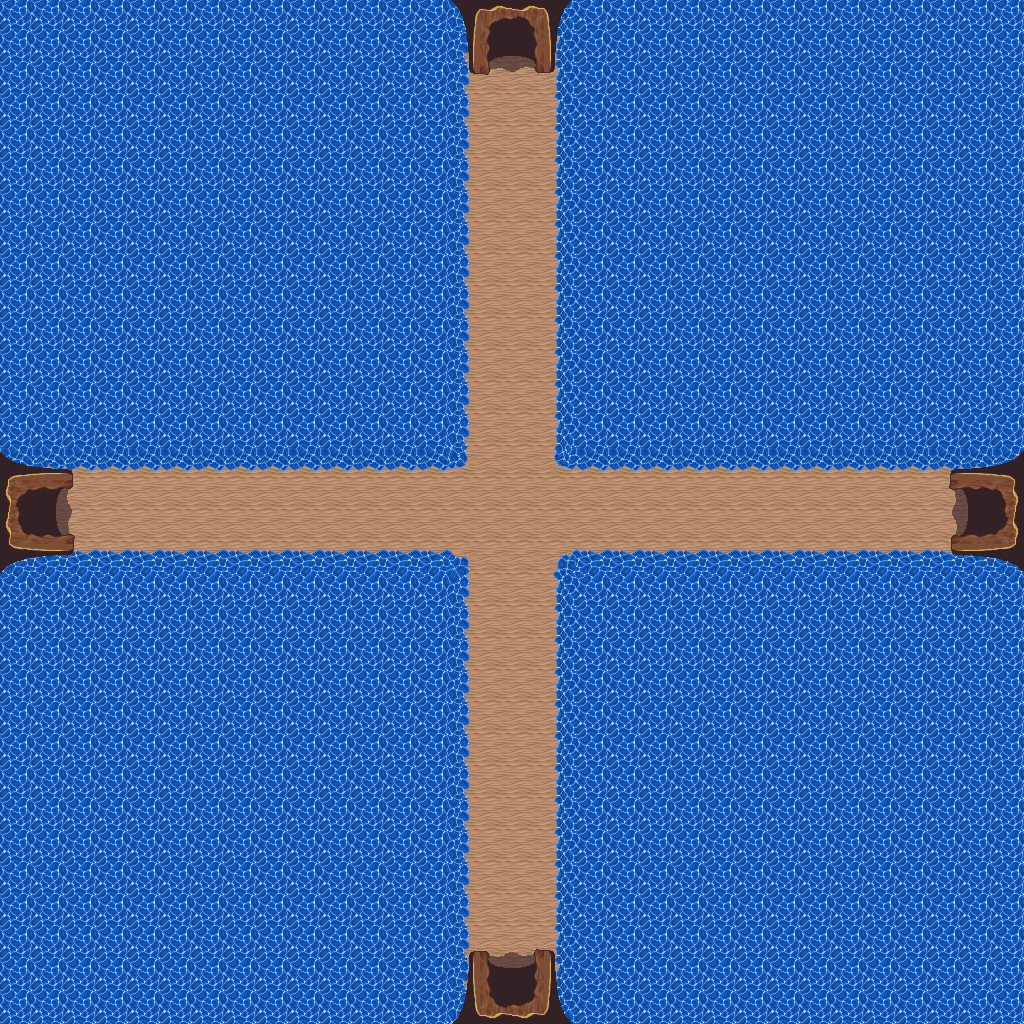

A 2D game scene composited from a Tiled map and its tileset images. What follows is a short description and the map's XML, with each tile layer's data collapsed to a summary:
An orthogonal 32x32 tile map with 32x32 px tiles, 3 tile layers (SandBottom, WaterEdgesMid, PathsTop), 6 tilesets.

<map version="1.4" tiledversion="1.4.3" orientation="orthogonal" renderorder="right-down" width="32" height="32" tilewidth="32" tileheight="32" infinite="0" nextlayerid="4" nextobjectid="1">
 <editorsettings>
  <export target="Map0.json" format="json" />
 </editorsettings>
 <tileset firstgid="1" name="Water" tilewidth="32" tileheight="32" tilecount="9" columns="3">
  <image source="../Tilesets/water_tileset.png" width="96" height="96" />
 </tileset>
 <tileset firstgid="10" name="caveleft" tilewidth="32" tileheight="32" tilecount="12" columns="3">
  <image source="../Tilesets/caveleft.png" width="96" height="128" />
 </tileset>
 <tileset firstgid="22" name="cavebottom" tilewidth="32" tileheight="32" tilecount="12" columns="4">
  <image source="../Tilesets/cavebottom.png" width="128" height="96" />
 </tileset>
 <tileset firstgid="34" name="caveright" tilewidth="32" tileheight="32" tilecount="12" columns="3">
  <image source="../Tilesets/caveright.png" width="96" height="128" />
 </tileset>
 <tileset firstgid="46" name="cavetop" tilewidth="32" tileheight="32" tilecount="12" columns="4">
  <image source="../Tilesets/cavetop.png" width="128" height="96" />
 </tileset>
 <tileset firstgid="58" name="sand" tilewidth="32" tileheight="32" tilecount="1" columns="1">
  <image source="../Tilesets/sand.png" width="32" height="32" />
 </tileset>
 <layer id="2" name="SandBottom" width="32" height="32">
  <data>[1024 cells, 1024 non-empty, 1 distinct tile ids]</data>
 </layer>
 <layer id="3" name="WaterEdgesMid" width="32" height="32">
  <data>[1024 cells, 24 non-empty, 4 distinct tile ids]</data>
 </layer>
 <layer id="1" name="PathsTop" width="32" height="32">
  <data>[1024 cells, 924 non-empty, 57 distinct tile ids]</data>
 </layer>
</map>
